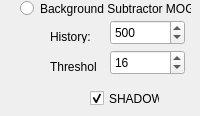
              <widget class="QWidget" name="PBKGMOG2">
               <attribute name="label">
                <string>Background Subtractor MOG2</string>
               </attribute>
               <widget class="QRadioButton" name="RBTMOG2">
                <property name="geometry">
                 <rect>
                  <x>20</x>
                  <y>0</y>
                  <width>171</width>
                  <height>17</height>
                 </rect>
                </property>
                <property name="text">
                 <string>Background Subtractor MOG2</string>
                </property>
               </widget>
               <widget class="QLabel" name="label_37">
                <property name="geometry">
                 <rect>
                  <x>50</x>
                  <y>30</y>
                  <width>47</width>
                  <height>13</height>
                 </rect>
                </property>
                <property name="text">
                 <string>History:</string>
                </property>
               </widget>
               <widget class="QSpinBox" name="SBHistoryMOG2">
                <property name="geometry">
                 <rect>
                  <x>110</x>
                  <y>20</y>
                  <width>75</width>
                  <height>25</height>
                 </rect>
                </property>
                <property name="maximum">
                 <number>1000</number>
                </property>
                <property name="value">
                 <number>500</number>
                </property>
               </widget>
               <widget class="QSpinBox" name="SBThresholdMOG2">
                <property name="geometry">
                 <rect>
                  <x>110</x>
                  <y>50</y>
                  <width>75</width>
                  <height>25</height>
                 </rect>
                </property>
                <property name="maximum">
                 <number>1000</number>
                </property>
                <property name="value">
                 <number>16</number>
                </property>
               </widget>
               <widget class="QLabel" name="label_38">
                <property name="geometry">
                 <rect>
                  <x>50</x>
                  <y>60</y>
                  <width>47</width>
                  <height>13</height>
                 </rect>
                </property>
                <property name="text">
                 <string>Threshold:</string>
                </property>
               </widget>
               <widget class="QCheckBox" name="CBDshadowsMOG2">
                <property name="geometry">
                 <rect>
                  <x>90</x>
                  <y>90</y>
                  <width>70</width>
                  <height>17</height>
                 </rect>
                </property>
                <property name="text">
                 <string>SHADOWS</string>
                </property>
                <property name="checked">
                 <bool>true</bool>
                </property>
               </widget>
              </widget>
